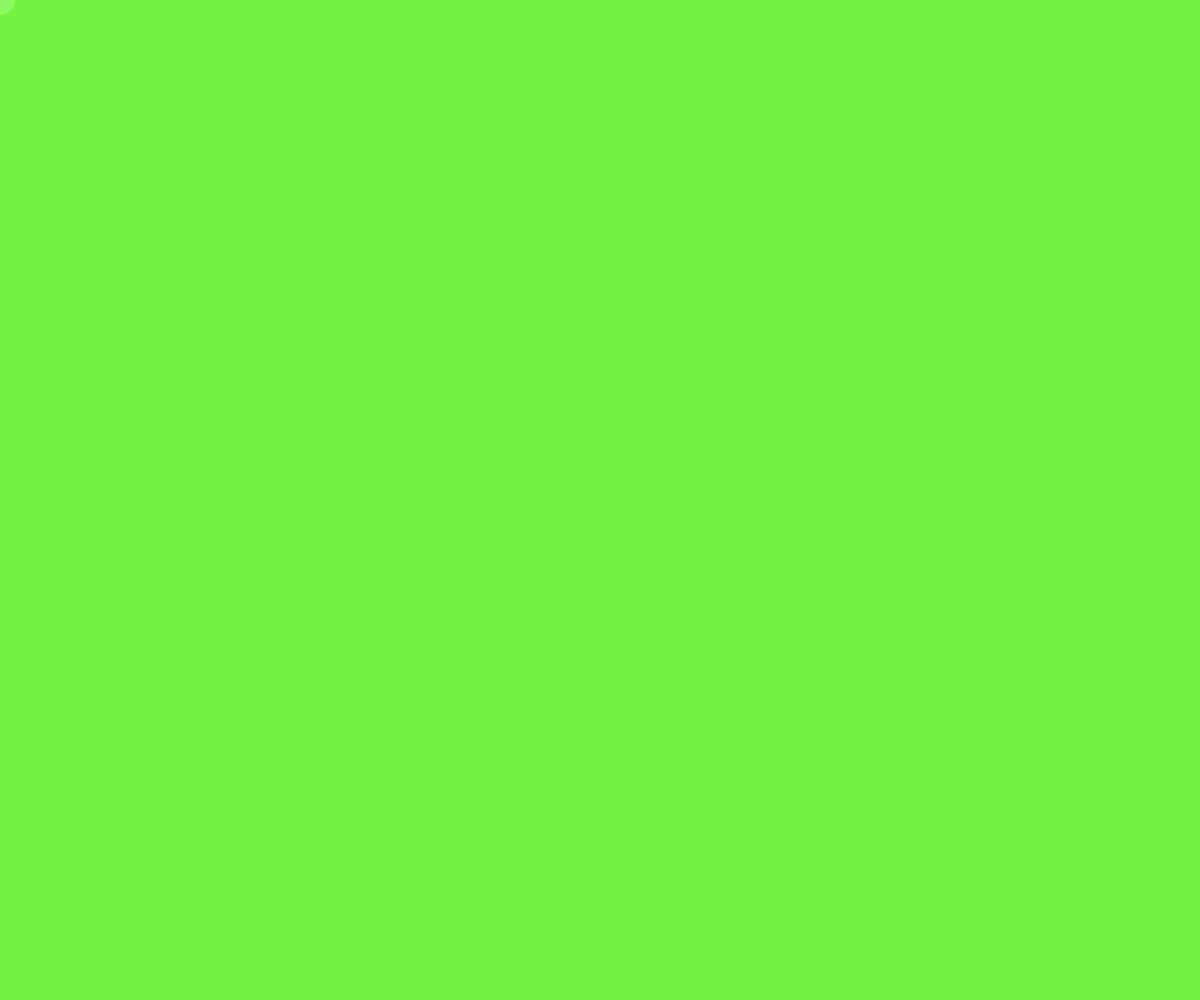
Frame 1 (no input)
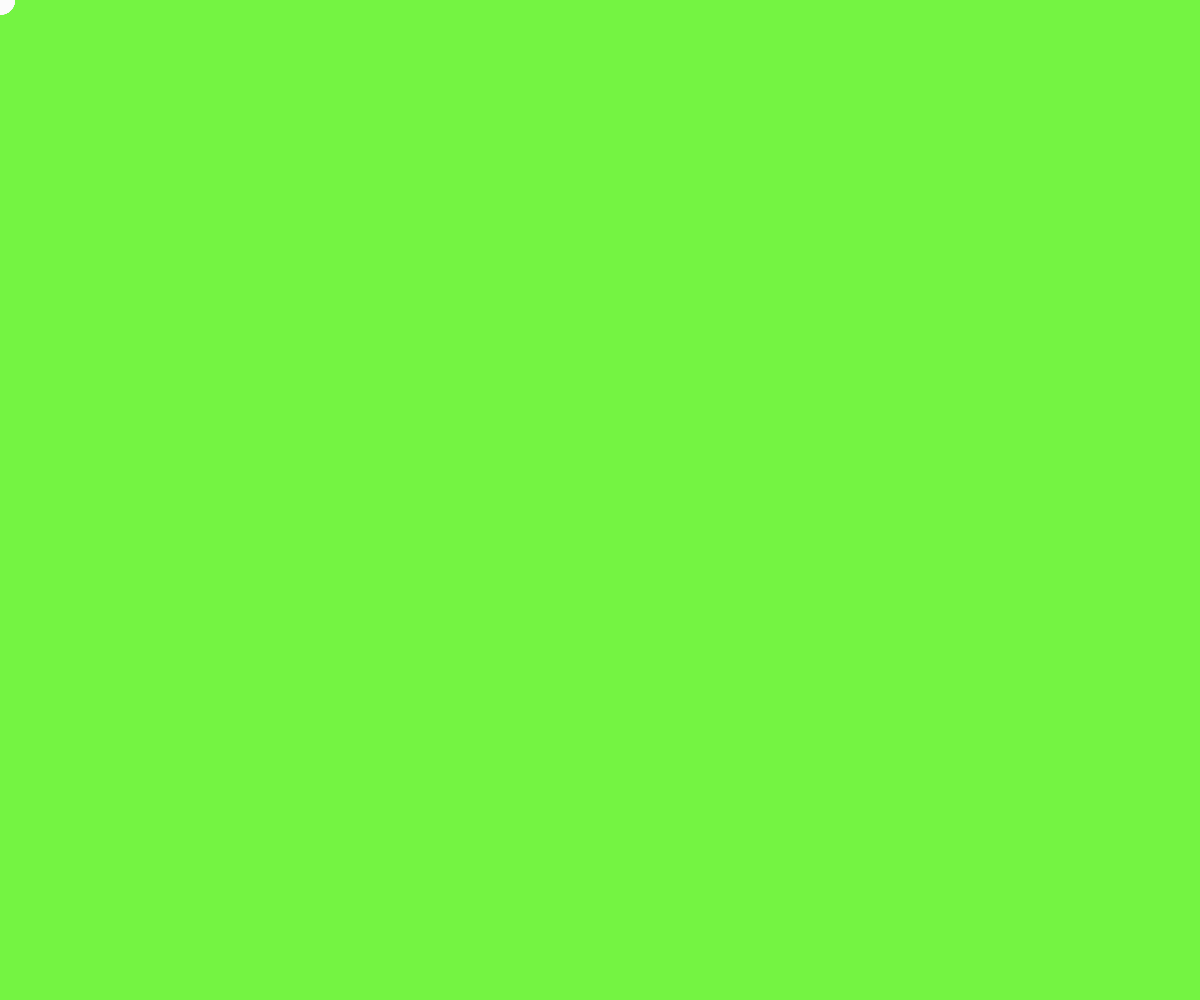
Frame 60 (no input)
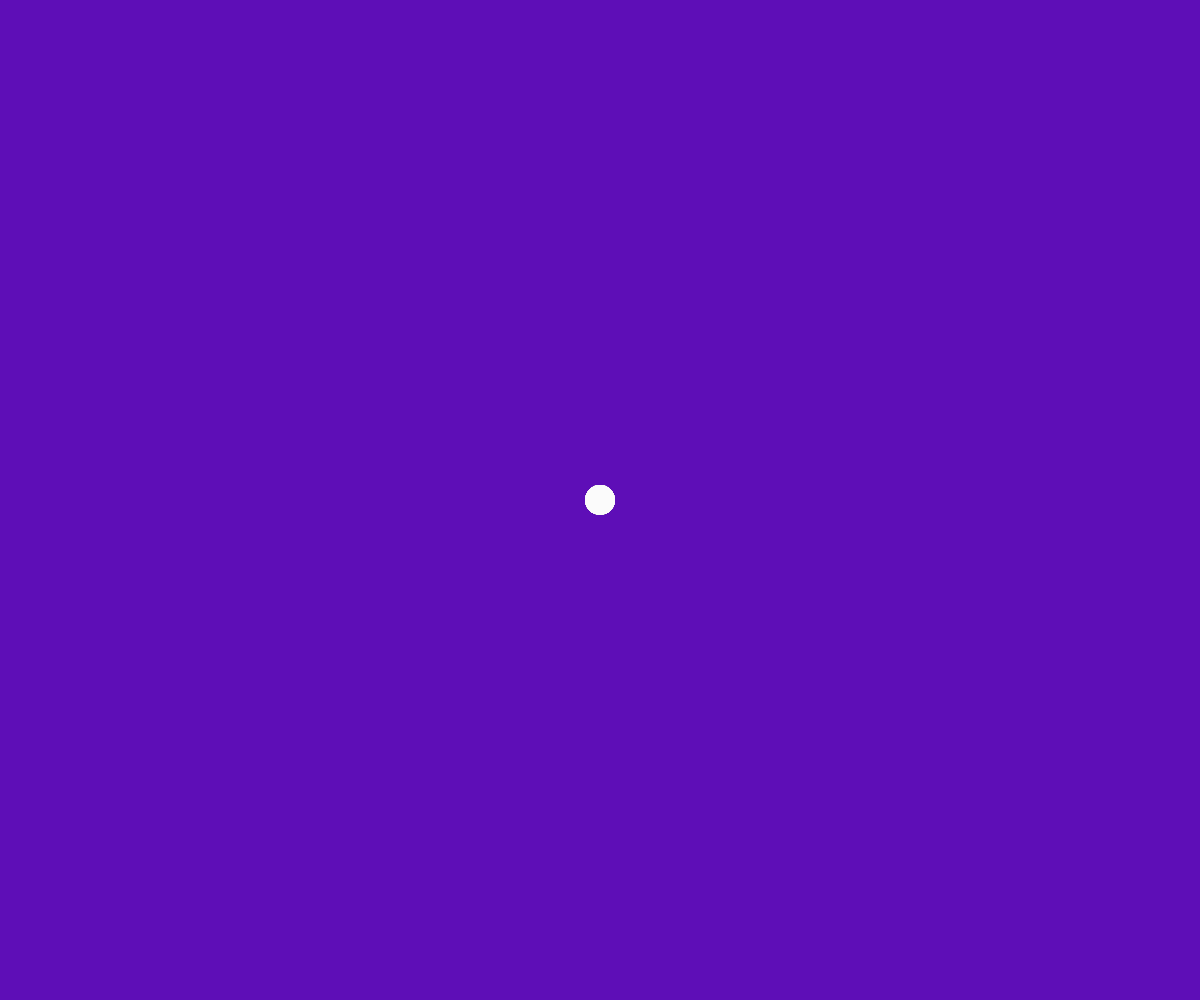
Frame 120 (the mouse pressed at the canvas centre since frame 60)

The p5.js sketch that drew these frames (run headless with seeded random() and noise() and a simulated clock; from frame 60 on, the mouse is pressed at the canvas centre):

// p5.js sketch
// ── sketch.js
var backgroundColor = { r: undefined, g: undefined, b: undefined };

function setup() {
  createCanvas (windowWidth, windowHeight);
  background (116,244,66);
}

function draw() {
  //fill (0,0,200);
  //line (mouseX,mouseY,400,400);
  noStroke ();
  fill (255,45);
  ellipse (mouseX,mouseY,30);
  //fill (0,191,255);
  //rect (mouseX,mouseY,20,20);
  
}

function mousePressed () {
  var r = random (131);
  var g = random (66);
  var b = random (244);
  background (r,g, b);
  backgroundColor.r = r;
  backgroundColor.g = g;
  backgroundColor.b = b;
}

function windowResized () {
  resizeCanvas (windowWidth, windowHeight);
  background (backgroundColor.r, backgroundColor.g, backgroundColor.b);
}
